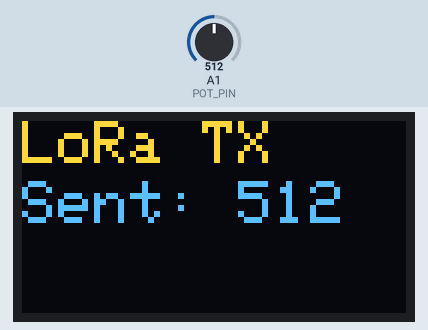
Recording of a sketch running on a simulated Arduino Uno, built with avr-gcc and run on an emulated ATmega328P. Shown: 128×64 one-colour display. The inputs (shaded band) are chosen by the test bench; at power-on: A1 (POT_PIN) = 512. The OLED is the two-colour kind (top 16 rows yellow); no radio packets arrive unless stated; what the sketch prints to the serial monitor is not drawn.

Above: at 1.5 s.
1.6 s: A1 (POT_PIN) set to 716
At 3.0 s:
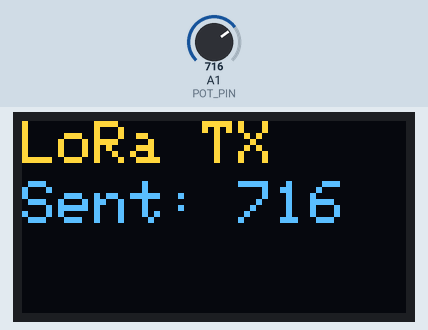
4.4 s: A1 (POT_PIN) set to 900
At 5.4 s:
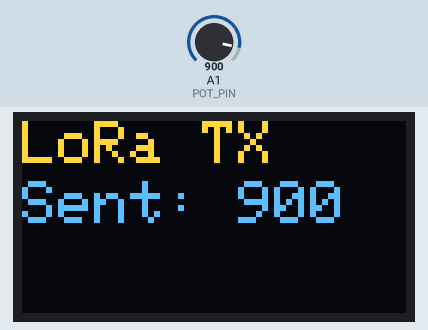
7.2 s: A1 (POT_PIN) set to 1023
At 10.2 s:
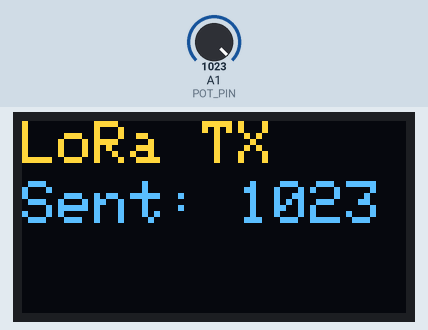
Timing chart, 0 to 11.7 s (numbered marks = the images above; inputs shaded):
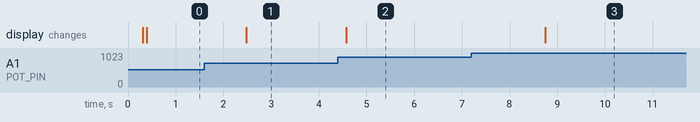

Measured:
- after the input at 1.6 s, the display: changes after 0.88 s (image 1)
- after the input at 4.4 s, the display: changes after 0.17 s (image 2)
- after the input at 7.2 s, the display: changes after 1.5 s (image 3)

The sketch:

03_Lora_Transmitter.ino
```cpp
#include <SPI.h>
#include <LoRa.h>
#include <Wire.h>
#include <Adafruit_GFX.h>
#include <Adafruit_SSD1306.h>

// --- LoRa SX1278 Pin Definitions ---
#define LORA_SS    5
#define LORA_RST   14
#define LORA_DIO0  2

// --- OLED Definitions ---
#define SCREEN_WIDTH 128
#define SCREEN_HEIGHT 64
#define OLED_RESET    -1
Adafruit_SSD1306 display(SCREEN_WIDTH, SCREEN_HEIGHT, &Wire, OLED_RESET);

// --- Potentiometer Pin ---
#define POT_PIN 15

void setup() {
  Serial.begin(9600);
  pinMode(POT_PIN, INPUT);

  // --- Initialize OLED ---
  if (!display.begin(SSD1306_SWITCHCAPVCC, 0x3C)) {
    Serial.println(F("SSD1306 failed"));
    while (true);
  }
  display.clearDisplay();
  display.setTextSize(2);
  display.setTextColor(SSD1306_WHITE);
  display.setCursor(0, 0);
  display.println("LoRa TX Starting...");
  display.display();

  // --- Reset and Init LoRa ---
  pinMode(LORA_RST, OUTPUT);
  digitalWrite(LORA_RST, LOW);
  delay(100);
  digitalWrite(LORA_RST, HIGH);
  delay(100);

  LoRa.setPins(LORA_SS, LORA_RST, LORA_DIO0);
  if (!LoRa.begin(433E6)) {
    Serial.println("LoRa init failed!");
    while (true);
  }

  Serial.println("LoRa TX Ready");
  display.setCursor(0, 20);
  display.println("LoRa Ready");
  display.display();
}

void loop() {
  int potValue = analogRead(POT_PIN);
  String message = "PotValue:" + String(potValue);

  // --- Send over LoRa ---
  LoRa.beginPacket();
  LoRa.print(message);
  LoRa.endPacket();

  Serial.print("Sent: ");
  Serial.println(message);

  // --- Display on OLED ---
  display.clearDisplay();
  display.setCursor(0, 0);
  display.println("LoRa TX");
  display.setCursor(0, 20);
  display.print("Sent: ");
  display.println(potValue);
  display.display();

  delay(2000);  // Send every 2 seconds
}
```
